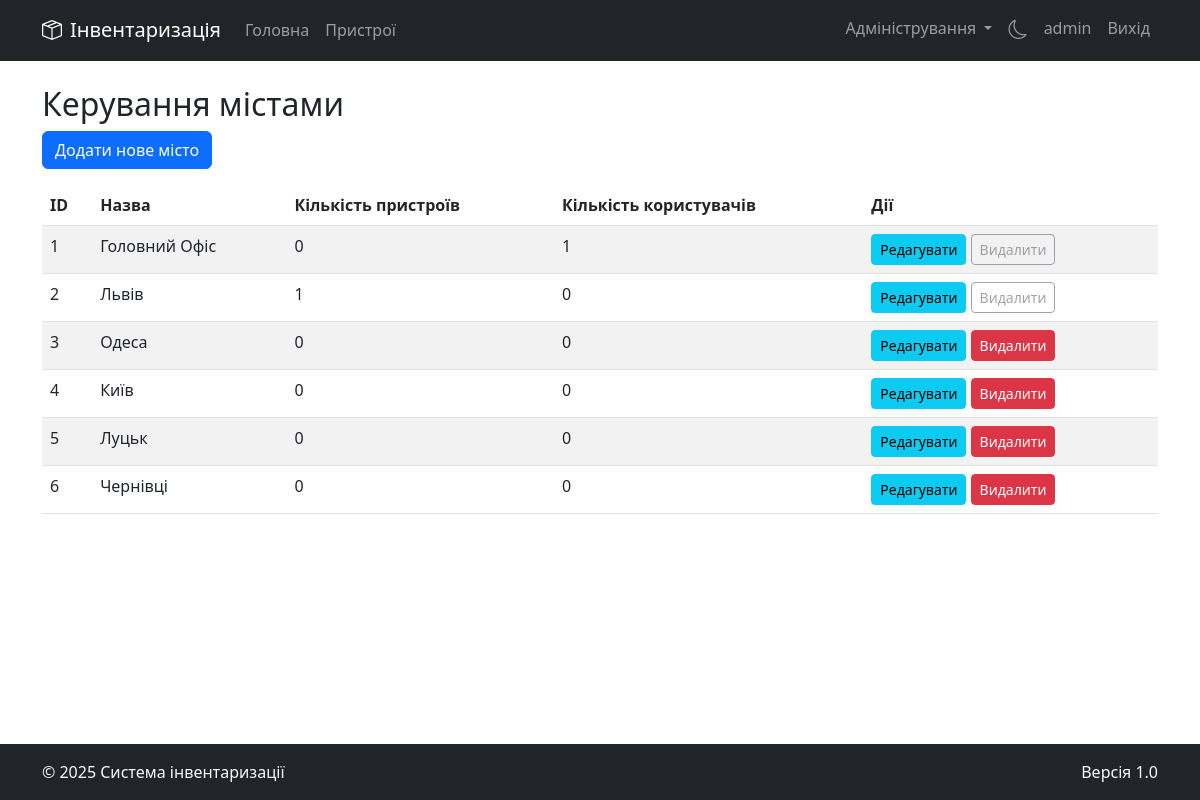
Screenshot of /admin/cities (signed in) with the database file from the repository.
### app.py (models this page shows, shortened)
class User(UserMixin, db.Model):
    id = db.Column(db.Integer, primary_key=True)
    username = db.Column(db.String(80), unique=True, nullable=False)
    password = db.Column(db.String(120), nullable=False)
    is_admin = db.Column(db.Boolean, default=False)
    is_active = db.Column(db.Boolean, default=True)
    created_at = db.Column(db.DateTime, default=datetime.utcnow)
    city_id = db.Column(db.Integer, db.ForeignKey('city.id'))
    city = db.relationship('City', backref='users')

class City(db.Model):
    id = db.Column(db.Integer, primary_key=True)
    name = db.Column(db.String(100), nullable=False, unique=True)
    devices = db.relationship('Device', backref='city', lazy=True)

### app.py (the view)
    def wrapper(*args, **kwargs):
        if not current_user.is_authenticated or not current_user.is_admin:
            abort(403)
        return func(*args, **kwargs)

### app.py (called while the page is built)
@login_manager.user_loader
def load_user(user_id):
    user = User.query.get(int(user_id))
    if user and user.is_active:
        return user
    return None

def admin_required(func):
    def wrapper(*args, **kwargs):
        if not current_user.is_authenticated or not current_user.is_admin:
            abort(403)
        return func(*args, **kwargs)
    wrapper.__name__ = func.__name__
    return wrapper

@app.route('/admin/cities')
@login_required
@admin_required
def admin_cities():
    cities = City.query.all()
    return render_template('admin/cities.html', cities=cities)

@app.context_processor
def utility_processor():
    def get_user_agent():
        return request.headers.get('User-Agent')
    return dict(get_user_agent=get_user_agent)

### templates/admin/cities.html
{% extends "base.html" %}
{% block content %}
<h2>Керування містами</h2>
<a href="{{ url_for('admin_add_city') }}" class="btn btn-primary mb-3">Додати нове місто</a>
<div class="table-responsive">
    <table class="table table-striped">
        <thead>
            <tr>
                <th>ID</th>
                <th>Назва</th>
                <th>Кількість пристроїв</th>
                <th>Кількість користувачів</th>
                <th>Дії</th>
            </tr>
        </thead>
        <tbody>
            {% for city in cities %}
            <tr>
                <td>{{ city.id }}</td>
                <td>{{ city.name }}</td>
                <td>{{ city.devices|length }}</td>
                <td>{{ city.users|length }}</td>
                <td>
                    <a href="{{ url_for('admin_edit_city', city_id=city.id) }}" class="btn btn-sm btn-info">Редагувати</a>
                    {% if city.devices|length == 0 and city.users|length == 0 %}
                    <form method="POST" action="{{ url_for('admin_delete_city', city_id=city.id) }}" class="d-inline" onsubmit="return confirm('Ви впевнені, що хочете видалити це місто?');">
                        <button type="submit" class="btn btn-sm btn-danger">Видалити</button>
                    </form>
                    {% else %}
                    <button class="btn btn-sm btn-outline-secondary" disabled title="Неможливо видалити місто, оскільки воно використовується">Видалити</button>
                    {% endif %}
                </td>
            </tr>
            {% endfor %}
        </tbody>
    </table>
</div>
{% endblock %}

### templates/base.html (shortened to what this page needs)
<!DOCTYPE html>
<html lang="uk" data-bs-theme="{{ request.cookies.get('theme', 'light') }}">
<head>
    <link href="https://cdn.jsdelivr.net/npm/bootstrap@5.3.0/dist/css/bootstrap.min.css" rel="stylesheet">
    <link rel="stylesheet" href="https://cdn.jsdelivr.net/npm/bootstrap-icons@1.11.0/font/bootstrap-icons.css">
</head>
<body>
    <header>
        <nav class="navbar navbar-expand-lg navbar-dark bg-dark mb-4">
            <div class="container">
                <a class="navbar-brand" href="{{ url_for('index') }}">
                    <i class="bi bi-box-seam me-2"></i>Інвентаризація
                </a>
                <div class="collapse navbar-collapse" id="navbarNav">
                    <ul class="navbar-nav me-auto">
                        <li class="nav-item">
                            <a class="nav-link" href="{{ url_for('index') }}">Головна</a>
                        </li>
                        {% if current_user.is_authenticated %}
                        <li class="nav-item">
                            <a class="nav-link" href="{{ url_for('devices') }}">Пристрої</a>
                        </li>
                        {% endif %}
                    </ul>
                    <ul class="navbar-nav ms-auto">
                        {% if current_user.is_authenticated %}
                            {% if current_user.is_admin %}
                            <li class="nav-item dropdown">
                                <a class="nav-link dropdown-toggle" href="#" id="adminDropdown" role="button" data-bs-toggle="dropdown" aria-expanded="false">
                                    Адміністрування
                                </a>
                            </li>
                            {% endif %}
                            <li class="nav-item">
                                <a class="nav-link" href="{{ url_for('toggle_theme') }}">
                                    {% if request.cookies.get('theme') == 'dark' %}
                                        <i class="bi bi-sun navbar-theme-icon"></i>
                                    {% else %}
                                        <i class="bi bi-moon navbar-theme-icon"></i>
                                    {% endif %}
                                </a>
                            </li>
                            <li class="nav-item">
                                <a class="nav-link" href="#">{{ current_user.username }}</a>
                            </li>
                            <li class="nav-item">
                                <a class="nav-link" href="{{ url_for('logout') }}">Вихід</a>
                            </li>
                        {% endif %}
                    </ul>
                </div>
            </div>
        </nav>
    </header>
    <main class="container mb-4">
        {% block content %}{% endblock %}
    </main>
    <footer class="bg-dark text-light py-3 mt-auto">
        <div class="container">
            <div class="row">
                <div class="col-md-6">
                    <p class="mb-0">&copy; 2025 Система інвентаризації</p>
                </div>
                <div class="col-md-6 text-md-end">
                    <p class="mb-0">Версія 1.0</p>
                </div>
            </div>
        </div>
    </footer>
</body>
</html>

### templates/base.html (style rules this page uses)
body { min-height: 100vh; display: flex; flex-direction: column; }
main { flex: 1; }
.navbar-theme-icon { font-size: 1.2rem; cursor: pointer; }

### rows the page displays
User: username "admin"
City: id "1", name "Головний Офіс", devices|length "0", users|length "1", shows "Видалити"
City: id "2", name "Львів", devices|length "1", users|length "0", shows "Видалити"
City: id "3", name "Одеса", devices|length "0", users|length "0"
City: id "4", name "Київ", devices|length "0", users|length "0"
City: id "5", name "Луцьк", devices|length "0", users|length "0"
City: id "6", name "Чернівці", devices|length "0", users|length "0"
